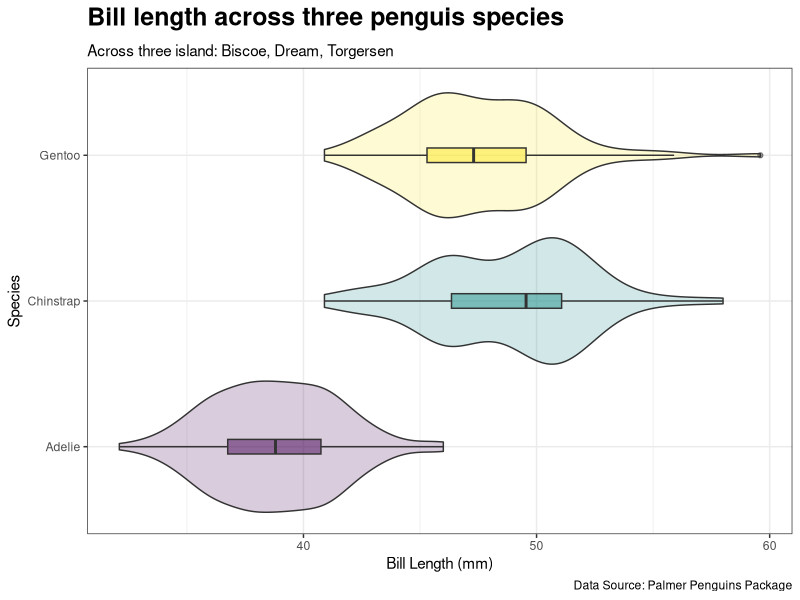
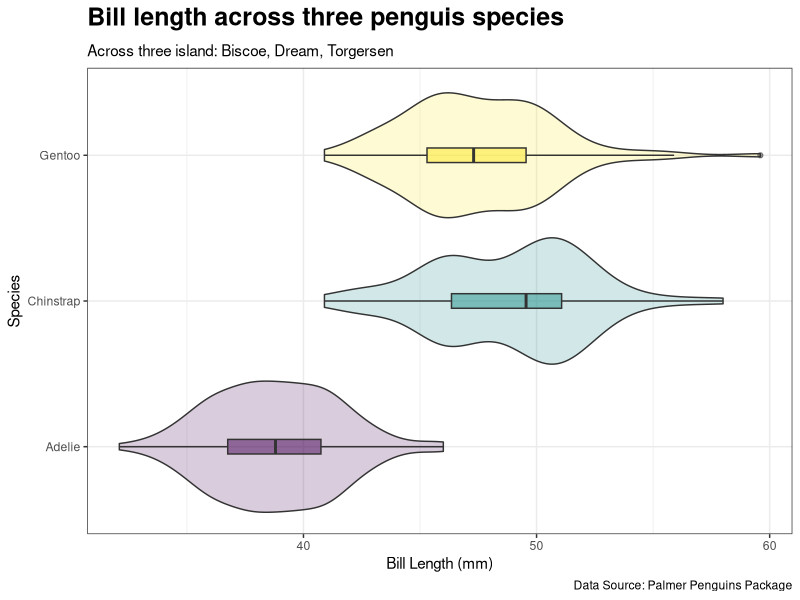

Generate these figures, in order, with R:
## Plotting penguin data ##
## Created by Jake Reichard ##
## Updated 9/13/2025

## Load Libraries ##

library(palmerpenguins)
library(tidyverse)
library(here)

## Look at the data ##
glimpse(penguins)

## plotting data ##

ggplot(data = penguins, 
       mapping =aes(x= species, 
                    y=bill_length_mm, 
                    fill=species))+ #assigning data to axes
    geom_violin(alpha = 0.2)+ #making a violin plot that is transparent 
    geom_boxplot( alpha= 0.5, width=0.1)+ #box plot within violin to show distribution
    
    theme_bw()+ #makes the background white
    scale_fill_viridis_d()+ #makes the fill colorblind friendly
    scale_color_viridis_d()+ #makes the outline color colorblind friendly
    
    coord_flip()+ #flip axes to make it easier to read
    
    scale_y_continuous(breaks = seq(20,60,10))+ #create the breaks for y axis
  
    theme(legend.position = "none", #removed the legend
        plot.title = element_text(size = 18))+ #make the title bigger 
  
  #Editing labels for the figure
  labs(x = "Species",
       caption = "Data Source: Palmer Penguins Package", #identify data source
       y = "Bill Length (mm)",
       title = expression(bold("Bill length across three penguis species")), #bold the text 
       subtitle = "Across three island: Biscoe, Dream, Torgersen")

## exporting data as PNG file ##

ggsave(here("week_03","outputs", "week03_hw_bill_L_by_species.png"), #telling it where to save
            width = 7, height = 5) #size in inches
  
